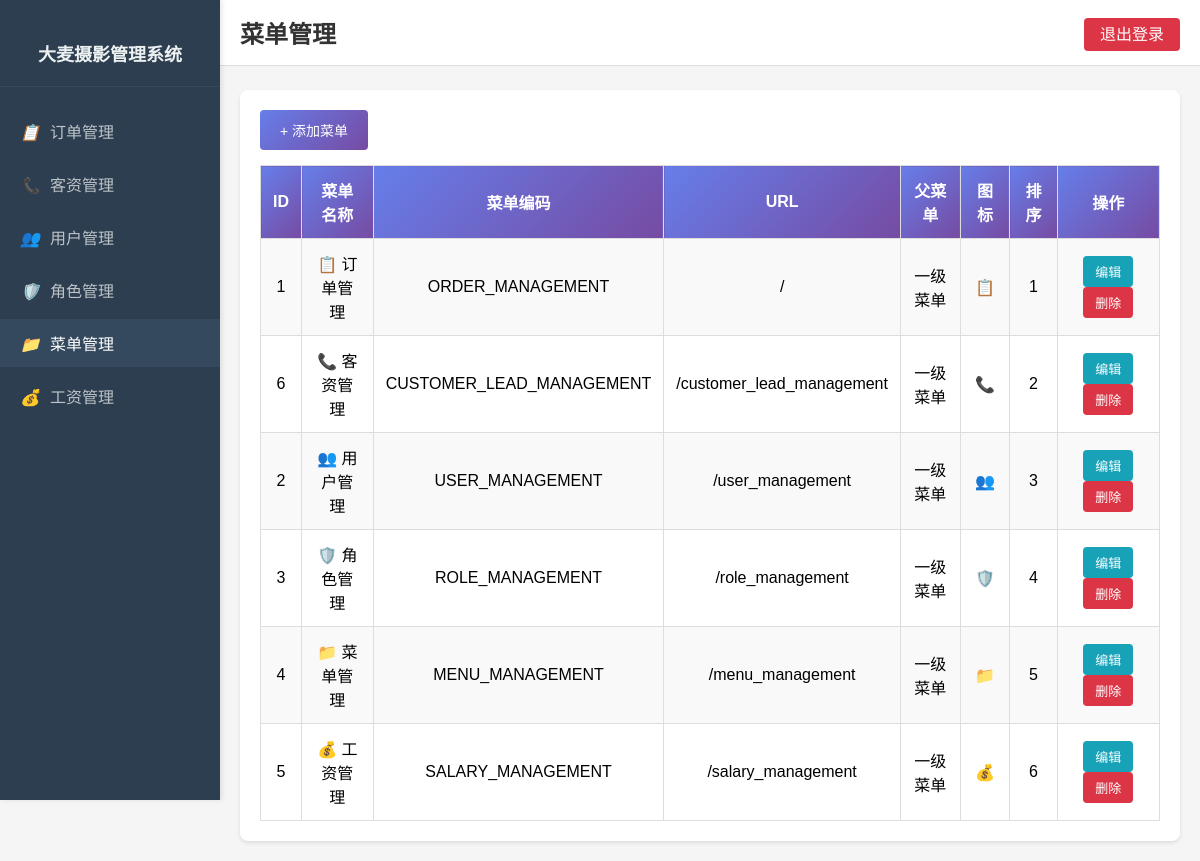
Page /menu_management (signed in) on the committed database.
### database.py (models this page shows)
class Menu(db.Model):
    __tablename__ = 'menu'
    id = db.Column(db.Integer, primary_key=True)
    menu_name = db.Column(db.String(50), nullable=False)  # 菜单名称
    menu_code = db.Column(db.String(50), unique=True, nullable=False)  # 菜单编码
    menu_url = db.Column(db.String(100))  # 菜单 URL
    parent_id = db.Column(db.Integer, default=0)  # 父菜单 ID，0 表示一级菜单
    icon = db.Column(db.String(50))  # 菜单图标
    sort_order = db.Column(db.Integer, default=0)  # 排序顺序
    is_visible = db.Column(db.Boolean, default=True)  # 是否可见
    created_time = db.Column(db.DateTime, default=datetime.utcnow().replace(microsecond=0))

### app.py (the view)
@app.route('/menu_management')
def menu_management():
    if 'userid' not in session:
        return redirect(url_for('login'))
    if not check_permission('MENU_MANAGEMENT'):
        flash('没有权限访问此页面！', 'error')
        return redirect(url_for('index'))
    menus = Menu.query.order_by(Menu.sort_order).all()
    return render_template('menu_management.html', menus=menus)

### app.py (called while the page is built)
def check_permission(menu_code):
    if 'userid' not in session:
        return False
    user = db.session.get(User, session['userid'])
    if not user:
        return False
    if any(r.role_code == 'ADMIN' for r in user.roles):
        return True
    for role in user.roles:
        for menu in role.menus:
            if menu.menu_code == menu_code:
                return True
    return False

### templates/menu_management.html (shortened to what this page needs)
<!DOCTYPE html>
<html lang="zh-CN">
<head>
</head>
<body>
    <div class="sidebar">
        <div class="sidebar-header">
            <h2>大麦摄影管理系统</h2>
        </div>
        <ul class="sidebar-menu" id="sidebarMenu">
        </ul>
    </div>
    <div class="main-content">
        <div class="top-bar">
            <h1>菜单管理</h1>
            <div class="logout-button">
                <a href="{{ url_for('logout') }}">退出登录</a>
            </div>
        </div>
        <div class="content-card">
            <button onclick="openAddModal()" class="add-btn">+ 添加菜单</button>
            <div class="table-wrapper">
                <table>
                    <tr>
                        <th>ID</th>
                        <th>菜单名称</th>
                        <th>菜单编码</th>
                        <th>URL</th>
                        <th>父菜单</th>
                        <th>图标</th>
                        <th>排序</th>
                        <th>操作</th>
                    </tr>
                    {% for menu in menus %}
                    <tr>
                        <td>{{ menu.id }}</td>
                        <td>{{ menu.icon or '📄' }} {{ menu.menu_name }}</td>
                        <td>{{ menu.menu_code }}</td>
                        <td>{{ menu.menu_url or '-' }}</td>
                        <td>{{ menu.parent_id if menu.parent_id > 0 else '一级菜单' }}</td>
                        <td>{{ menu.icon or '-' }}</td>
                        <td>{{ menu.sort_order }}</td>
                        <td>
                            <button onclick="openEditModal({{ menu.id }})" class="action-btn edit-btn">编辑</button>
                            <button onclick="deleteMenu({{ menu.id }})" class="action-btn delete-btn">删除</button>
                        </td>
                    </tr>
                    {% endfor %}
                </table>
            </div>
        </div>
    </div>
</body>
</html>

### templates/menu_management.html (style rules this page uses)
* { margin: 0; padding: 0; box-sizing: border-box; }
body { font-family: Arial, sans-serif; background-color: #f5f5f5; min-height: 100vh; }
.sidebar { width: 220px; background-color: #2c3e50; color: white; padding: 20px 0; position: fixed; left: 0; top: 0; height: 100vh; overflow-y: auto; box-shadow: 2px 0 5px rgba(0, 0, 0, 0.1); z-index: 100; }
.sidebar-header { text-align: center; padding: 20px; border-bottom: 1px solid #34495e; margin-bottom: 20px; }
.sidebar-header h2 { font-size: 18px; color: #ecf0f1; }
.sidebar-menu { list-style: none; }
.main-content { margin-left: 220px; padding: 20px; min-height: 100vh; }
.top-bar { display: flex; justify-content: space-between; align-items: center; position: fixed; left: 220px; right: 0; top: 0; padding: 15px 20px; background-color: white; border-bottom: 1px solid #ddd; z-index: 99; }
.top-bar h1 { font-size: 24px; color: #333; margin: 0; }
.logout-button a { background-color: #dc3545; color: white; padding: 8px 16px; border-radius: 4px; text-decoration: none; transition: background-color 0.3s ease; }
.content-card { margin-top: 70px; background-color: white; border-radius: 8px; padding: 20px; box-shadow: 0 2px 4px rgba(0, 0, 0, 0.1); }
.add-btn { display: inline-block; background: linear-gradient(135deg, #667eea 0%, #764ba2 100%); color: white; padding: 10px 20px; border-radius: 4px; text-decoration: none; margin-bottom: 15px; transition: all 0.3s ease; cursor: pointer; border: none; font-size: 14px; }
.table-wrapper { position: relative; width: 100%; overflow-x: auto; }
table { border-collapse: collapse; width: 100%; background-color: white; }
th, td { border: 1px solid #ddd; padding: 12px; text-align: center; }
th { background: linear-gradient(135deg, #667eea 0%, #764ba2 100%); color: white; font-weight: 600; }
tr:nth-child(even) { background-color: #f9f9f9; }
.action-btn { margin: 0 5px; padding: 6px 12px; border-radius: 4px; text-decoration: none; cursor: pointer; border: none; font-size: 13px; }
.edit-btn { background-color: #17a2b8; color: white; }
.delete-btn { background-color: #dc3545; color: white; }

### rows in the picture
Menu: id "1", icon "📋", menu_name "订单管理", menu_code "ORDER_MANAGEMENT", menu_url "/", parent_id "一级菜单", sort_order "1"
Menu: id "6", icon "📞", menu_name "客资管理", menu_code "CUSTOMER_LEAD_MANAGEMENT", menu_url "/customer_lead_management", parent_id "一级菜单", sort_order "2"
Menu: id "2", icon "👥", menu_name "用户管理", menu_code "USER_MANAGEMENT", menu_url "/user_management", parent_id "一级菜单", sort_order "3"
Menu: id "3", icon "🛡️", menu_name "角色管理", menu_code "ROLE_MANAGEMENT", menu_url "/role_management", parent_id "一级菜单", sort_order "4"
Menu: id "4", icon "📁", menu_name "菜单管理", menu_code "MENU_MANAGEMENT", menu_url "/menu_management", parent_id "一级菜单", sort_order "5"
Menu: id "5", icon "💰", menu_name "工资管理", menu_code "SALARY_MANAGEMENT", menu_url "/salary_management", parent_id "一级菜单", sort_order "6"
